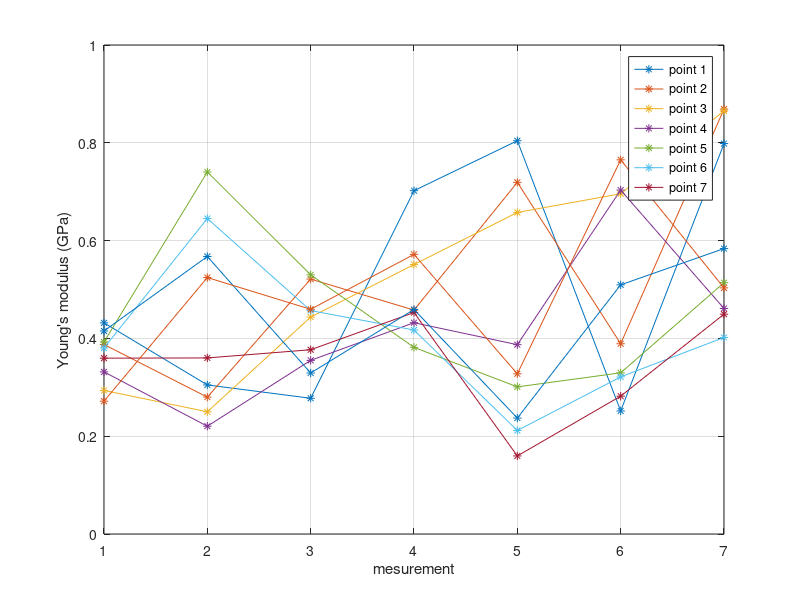
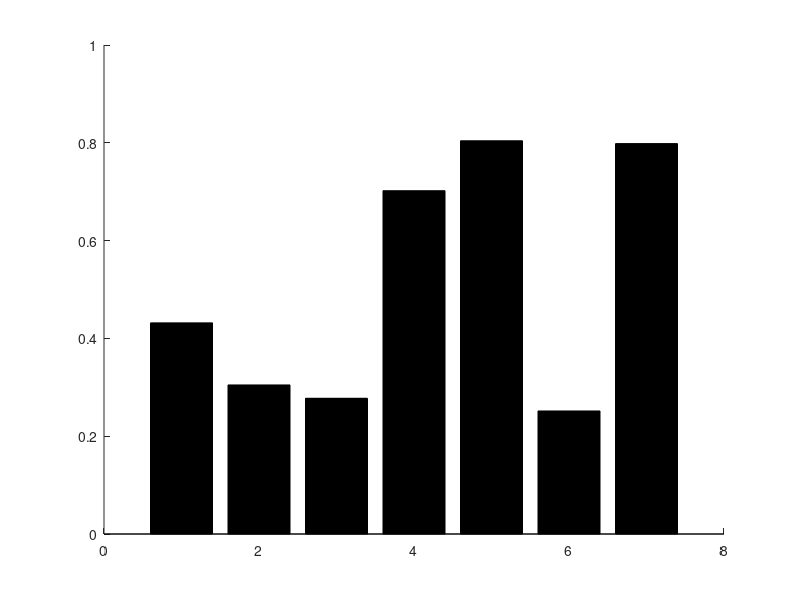

MATLAB code for these plots, in order: (Note: this script raises an error after producing the figures.)
clear
close all
load('ch_E_teflon.mat')
load('ch_E_PS.mat')
E=d_PS;
E=d_teflon./1e3;
E=E(:,2:2:end);
N=size(E,2);
plot(1:N,E','*-')

for k=1:N
str{k}=['point ' num2str(k)];
end
legend(str)
grid on
xlabel('mesurement')
ylabel('Young''s modulus (GPa)')

E1=E(1,:);
E2m=mean(E1)
er=max(abs(E1-mean(E1)))
figure

bar(E1,'')
xlabel('point')
ylabel('Young''s modulus (GPa) measured at first time')
Em=mean(E)
Se=std(E)

figure
errorbar(Em,Se)
hold on 
bar(Em)


xlabel('point')
ylabel('mean Young''s modulus (GPa) of multi test on each point')

Ema=mean(E(:))
Sea=std(E(:))
return

fn='teflon_MPa.txt'
d=load(fn);
ind=d(:,1);
E=d(:,2);
g=[14 24 35 46 58 72 81 99]
for k=1:length(g)-1
    
    
    
    
end
% return
figure(2)
errorbar(1:n,Esample,Esample-EL,-Esample+EH)
hold on
bar(1:n,Esample)
% end
% figure(1)
% clf
% plot(Rtip,E,'*-')
grid on
xlabel('mesurement')
ylabel('Young''s modulus (GPa)')
xlim([0.5 n+0.5])
Eq=[Esample-EL;-Esample+EH]
mEq=max(Eq);
[noise_rms_nN,ind]=sort(noise_rms_nN)
mEq=mEq(ind);
noise_rms_nm=noise_rms_nN/para.probe_stiffness_nN_per_NM;
figure(3)
hold on
plot(noise_rms_nm,mEq,'*-')
xlabel('RMS of vibration noise (nm)')
ylabel('error in Young''s modulus (GPa)')
save([filename(1:end-5) '.mat'],'Esample','EH','EL','mEq')